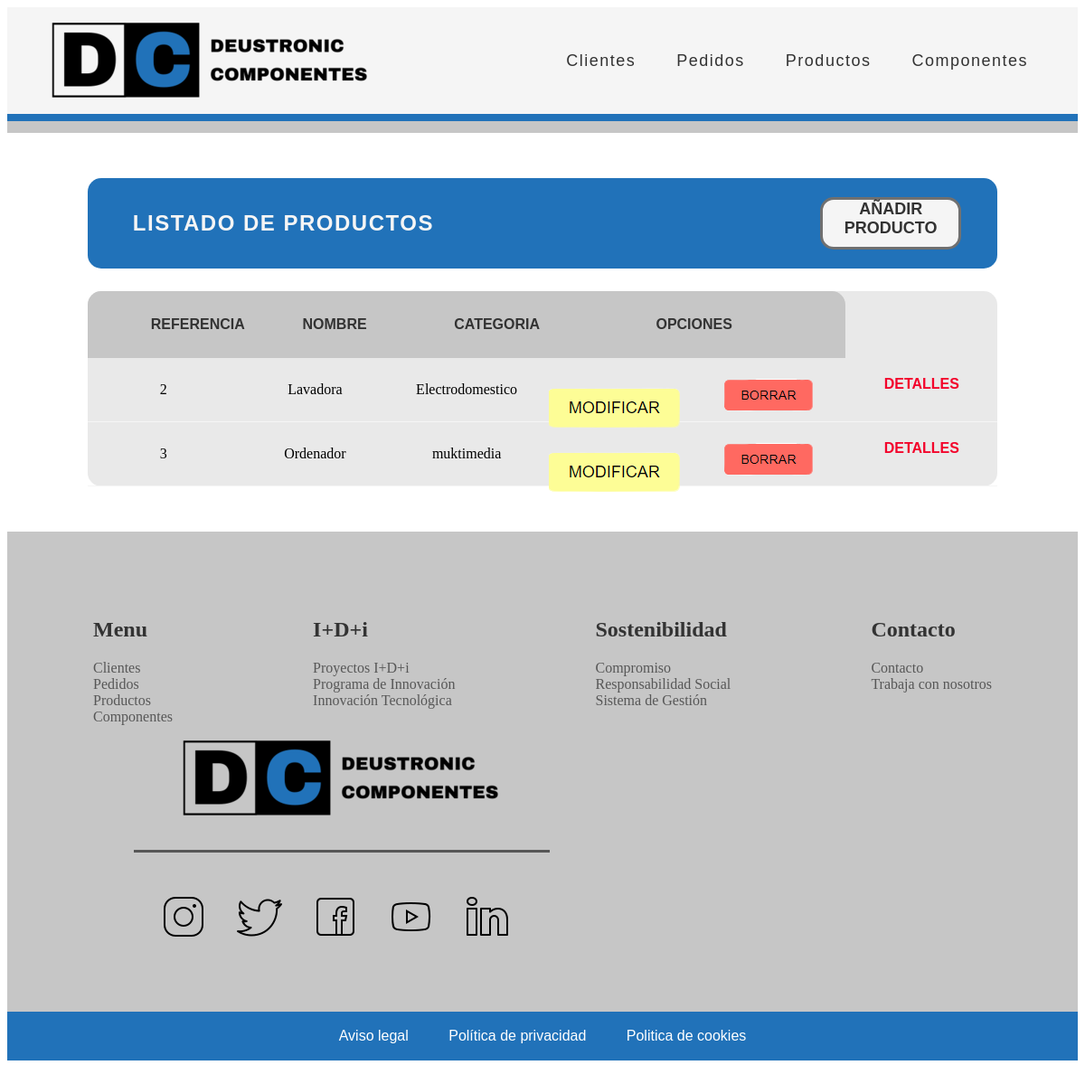
Page /appGestionPedidos/producto/list on the earlier database version.
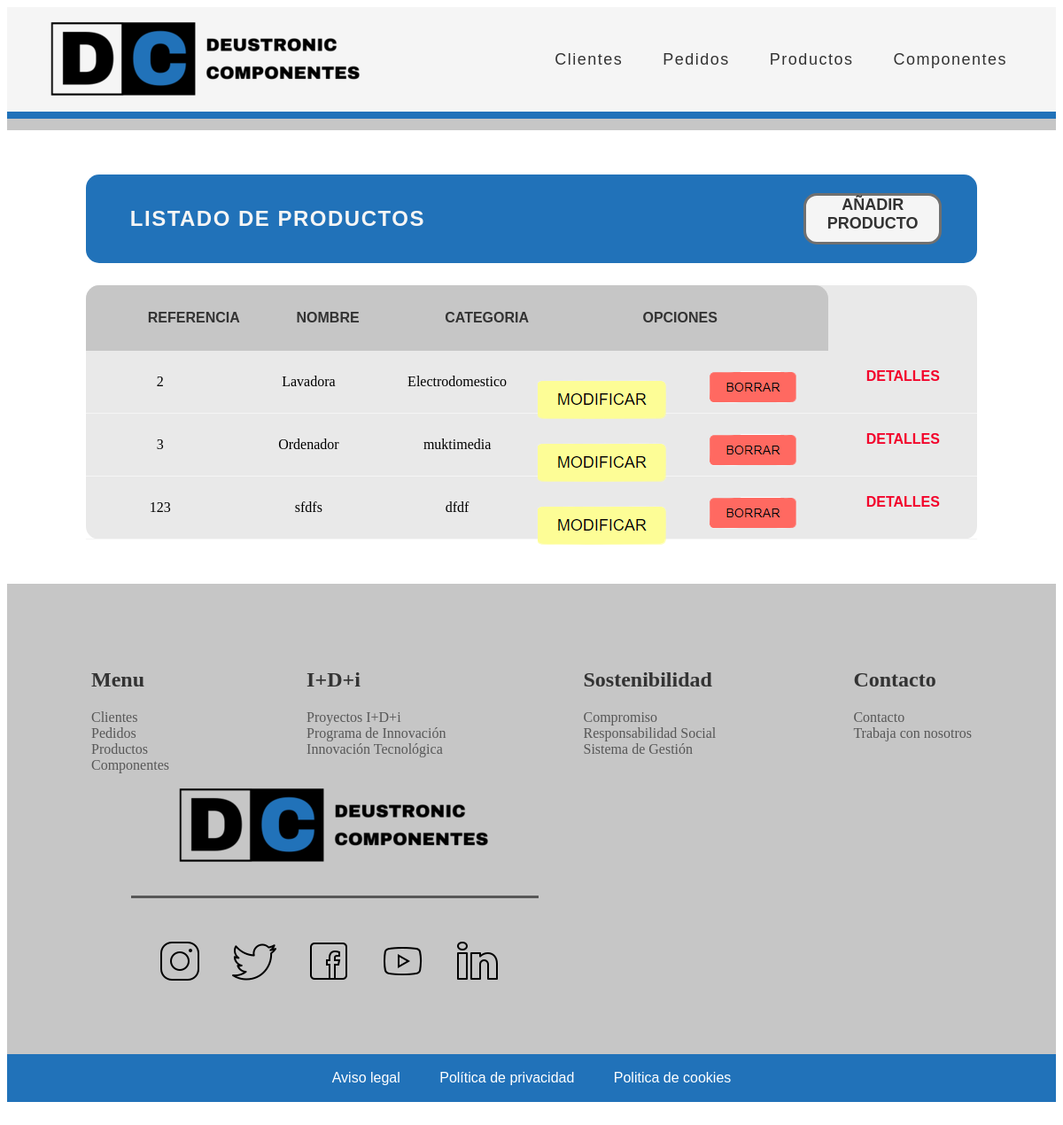
Same page on the later database version.
### appGestionPedidos/models.py (models this page shows, shortened)
class Producto(models.Model):
    referencia = models.IntegerField(unique=True)
    precio = models.FloatField()
    nombre = models.CharField(max_length=16)
    descripcion = models.CharField(max_length=60)
    categoria = models.CharField(max_length=16)
    componente = models.ManyToManyField(Componente)

### appGestionPedidos/views.py (the view)
# urls.py: path('producto/list', views.ProductoListView.as_view(), name='producto'),
class ProductoListView(ListView):
    model = Producto

### appGestionPedidos/templates/appGestionPedidos/producto_list.html (shortened to what this page needs)
{% extends "base.html" %}
{% load static %}
{% block contenido %}
<div class="main_container">
    <div class="main_title_container">
        <div class="main_title">
            <h2>LISTADO DE PRODUCTOS</h2>
        </div>
        <a href="/appGestionPedidos/producto/create" alt="crear_cliente">AÑADIR PRODUCTO</a>
    </div>
    <div class="main_table_container">
        {% if producto_list %}
        <table class="main_table">
            <thead>
                <tr>
                    <th>Referencia</th>
                    <th>Nombre</th>
                    <th>Categoria</th>
                    <th class="main_table_esp_1" colspan="2">Opciones</th>
                </tr>
            </thead>
            {% for producto in producto_list %}
            <tbody class="main_table_contenido">
                <tr>
                    <td>{{ producto.referencia }}</td>
                    <td>{{ producto.nombre }}</td>
                    <td>{{ producto.categoria }}</td>
                    <td><a href="/appGestionPedidos/modificar-producto/{{ producto.id }}"><img src="{% static 'imagenes\boton_modificar.png' %}" alt="boton_modificar"></a></td>
                    <td><a href="/appGestionPedidos/eliminar-producto/{{ producto.id }}"><img src="{% static 'imagenes\boton_borrar.png' %}" alt="boton_borrar"></a></td>
                    <td><a lass="main_table_esp_borrar"href="/appGestionPedidos/detallesProducto/{{ producto.id }}">DETALLES</a></td>
                </tr>
            </tbody>
            {% endfor %}
        </table>
        {% else %}
        <p>No hay productos creados.</p>
        {% endif %}
    </div>
</div>
{% endblock %}

Differences in the rows shown:
added Producto: referencia "123", nombre "sfdfs", categoria "dfdf"
